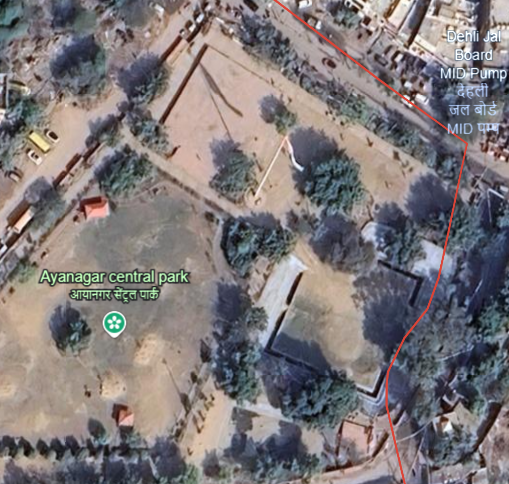
#> input picture insight/images all sources/sat6.jpg, 509 x 484 px, found by its file name
$ python 'only changes.py'
#> lines starting #> are read from the running program, lines starting #| are printed output that depends on the picture; after the words box and inside, x2 and y2 are one past the last pixel; in counts of white or black regions, pixels touching at a corner belong together
#y vaala rkhna h
from PIL import Image
import cv2
import numpy as np

# === STEP 1: Resize two images to match ===
def resize_images(image_path1, image_path2):
    img1 = Image.open('A:\\projects\\dev olympus hackathon\\images all sources\\sat6.jpg').convert("RGB")
    img2 = Image.open('A:\\projects\\dev olympus hackathon\\images all sources\\sat7.jpg').convert("RGB")
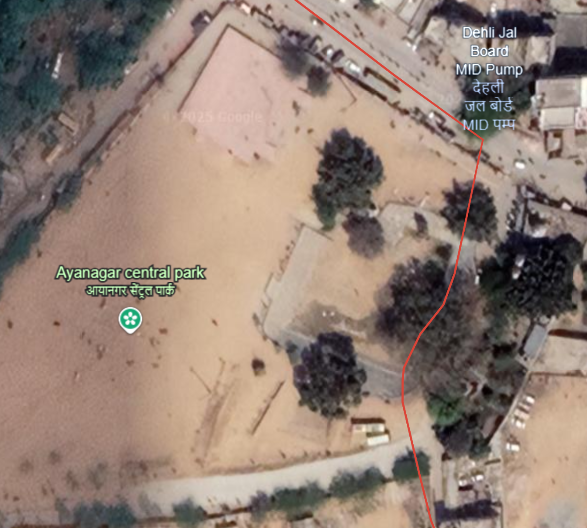
#> input picture insight/images all sources/sat7.jpg, 587 x 528 px, found by its file name

    width = min(img1.width, img2.width)
#> width = 509
    height = min(img1.height, img2.height)
#> height = 484

    img1 = img1.resize((width, height))
    img2 = img2.resize((width, height))
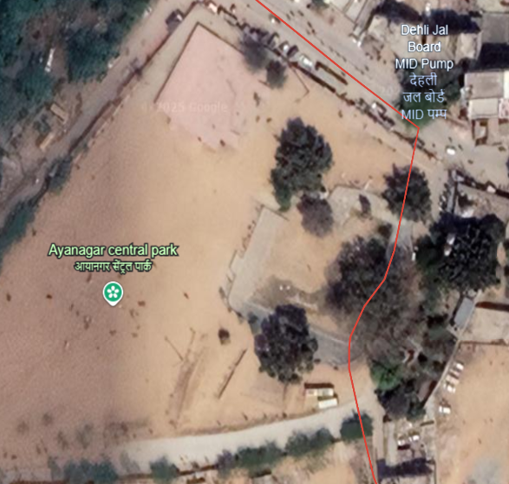
#> img2: PIL image 509x484 RGB; mean R, G, B 147.1, 128.7, 117.8

    img1.save("resized_image1.jpg")
    img2.save("resized_image2.jpg")
    print("✅ Images resized and saved.")
    return "resized_image1.jpg", "resized_image2.jpg"

# === STEP 2: Generate difference mask ===
def create_difference_image(path1, path2, output_path="difference.jpg"):
#> called with path1 = 'resized_image1.jpg', path2 = 'resized_image2.jpg', output_path = 'difference.jpg'
    img1 = cv2.imread(path1)
#> img1: shape (484, 509, 3)
    img2 = cv2.imread(path2)
#> img2: shape (484, 509, 3)

    diff = cv2.absdiff(img1, img2)
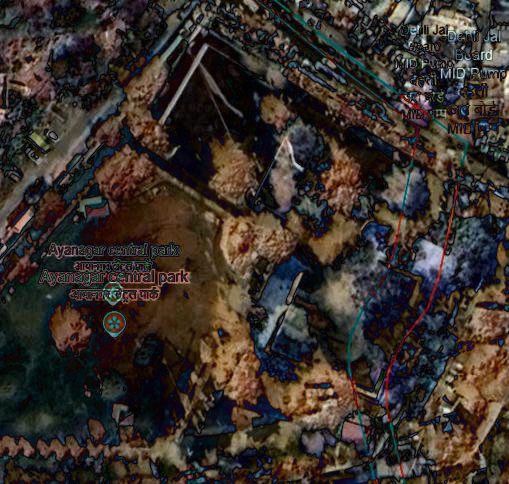
#> diff: shape (484, 509, 3); mean B, G, R 43.7, 49.5, 57.8
    gray_diff = cv2.cvtColor(diff, cv2.COLOR_BGR2GRAY)
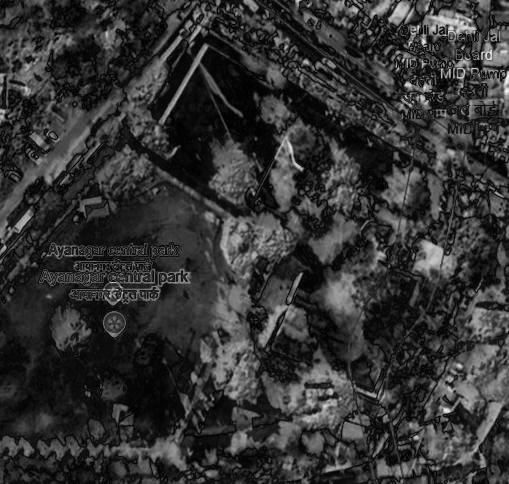
#> gray_diff: shape (484, 509); min 0, max 247, mean 51.3

    _, thresh_diff = cv2.threshold(gray_diff, 30, 255, cv2.THRESH_BINARY)
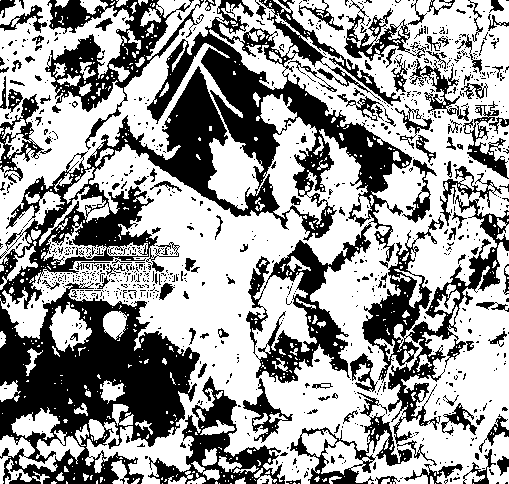
#> thresh_diff: shape (484, 509); 60.6% white; 965 black regions (838 under 20 px)
    cv2.imwrite(output_path, thresh_diff)
    print("✅ Difference mask saved.")
    return output_path

# === STEP 3a: Highlight changes in red (overlay style) ===
def highlight_changes_with_contours(base_image_path, diff_mask_path, output_path="highlighted_better.jpg"):
#> called with base_image_path = 'resized_image1.jpg', diff_mask_path = 'difference.jpg', output_path = 'highlighted_better.jpg'
    base = cv2.imread(base_image_path)
    mask = cv2.imread(diff_mask_path, cv2.IMREAD_GRAYSCALE)
#> mask: shape (484, 509); min 0, max 255, mean 154.5

    # Ensure proper type
    binary_mask = mask.astype(np.uint8)

    # Threshold to get binary change mask
    _, binary_mask = cv2.threshold(binary_mask, 30, 255, cv2.THRESH_BINARY)

    # Find contours (compatible with OpenCV 3 & 4)
    contours_info = cv2.findContours(binary_mask, cv2.RETR_EXTERNAL, cv2.CHAIN_APPROX_SIMPLE)
#> contours_info = 485 contours, 429 with area under 20; largest, box (x1, y1, x2, y2) and area: (0, 0, 509, 484) 158212, (0, 430, 85, 484) 1388, (41, 215, 148, 265) 1279, (49, 302, 92, 352) 1144, (11, 407, 60, 440) 764
    contours = contours_info[0] if len(contours_info) == 2 else contours_info[1]
#> contours has the same summary as contours_info

    # Draw red contours on top of base image
    highlighted = base.copy()
    cv2.drawContours(highlighted, contours, -1, (0, 0, 255), thickness=2)

    # Optional: blend with original
    result = cv2.addWeighted(base, 0.9, highlighted, 0.4, 0)
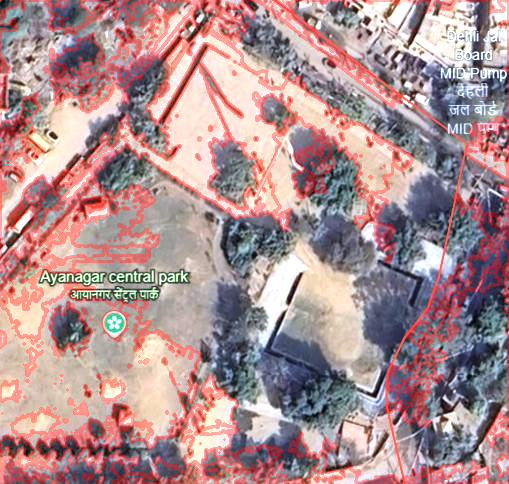
#> result: shape (484, 509, 3); mean B, G, R 144.8, 143.4, 174.7

    cv2.imwrite(output_path, result)
    print("✅ Cleaner contour-highlighted image saved.")
    return output_path


# === STEP 3b: Only show changed parts (everything else black) ===
def highlight_changes_only(base_image_path, diff_mask_path, output_path="only_changes.jpg"):
#> called with base_image_path = 'resized_image1.jpg', diff_mask_path = 'difference.jpg', output_path = 'only_changes.jpg'
    base = cv2.imread(base_image_path)
    mask = cv2.imread(diff_mask_path, cv2.IMREAD_GRAYSCALE)

    _, binary_mask = cv2.threshold(mask, 120, 255, cv2.THRESH_BINARY)

    changes_only = np.zeros_like(base)
    changes_only[binary_mask == 255] = base[binary_mask == 255]
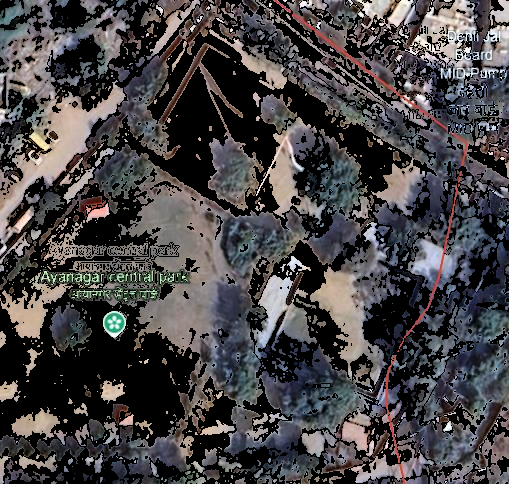
#> changes_only: shape (484, 509, 3); mean B, G, R 69.6, 68, 70.8

    cv2.imwrite(output_path, changes_only)
    print("✅ Image with only changed parts saved.")
    return output_path

# === RUN EVERYTHING ===
# === RUN EVERYTHING ===
if __name__ == "__main__":
    img1_path = r"A:\projects\dev olympus hackathon\images all sources\sat6.jpg"
    img2_path = r"A:\projects\dev olympus hackathon\images all sources\sat7.jpg"

    resized1, resized2 = resize_images(img1_path, img2_path)
    diff_path = create_difference_image(resized1, resized2)
    highlight_changes_with_contours(resized1, diff_path)  # ✅ This is the correct call now
    highlight_changes_only(resized1, diff_path)

    print("\n🎉 All outputs generated successfully!")
